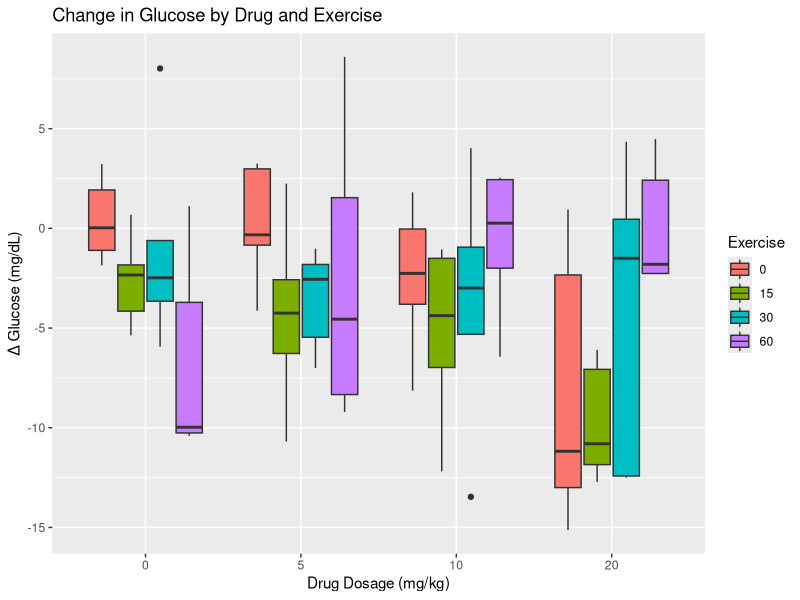
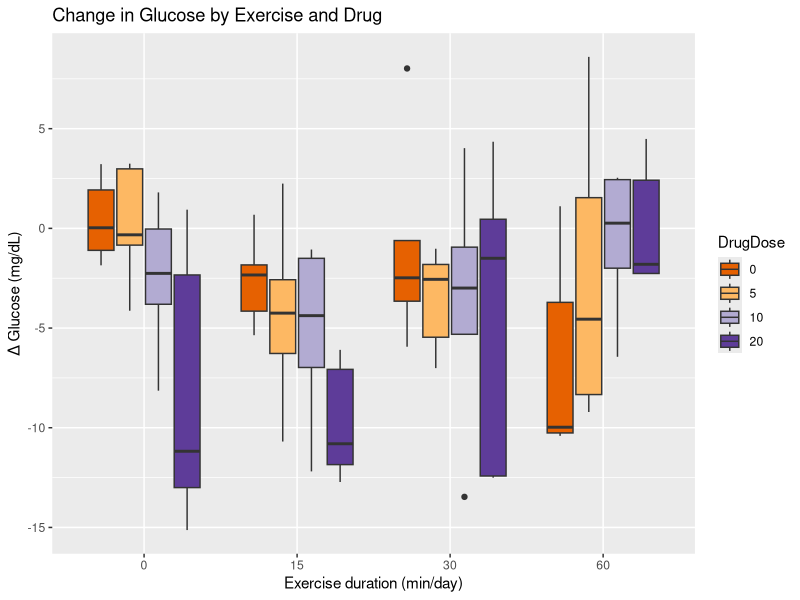
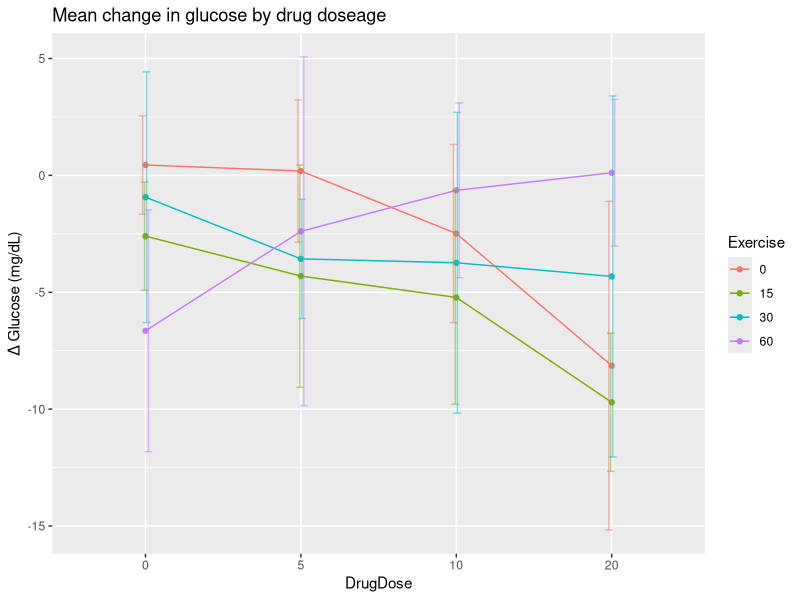
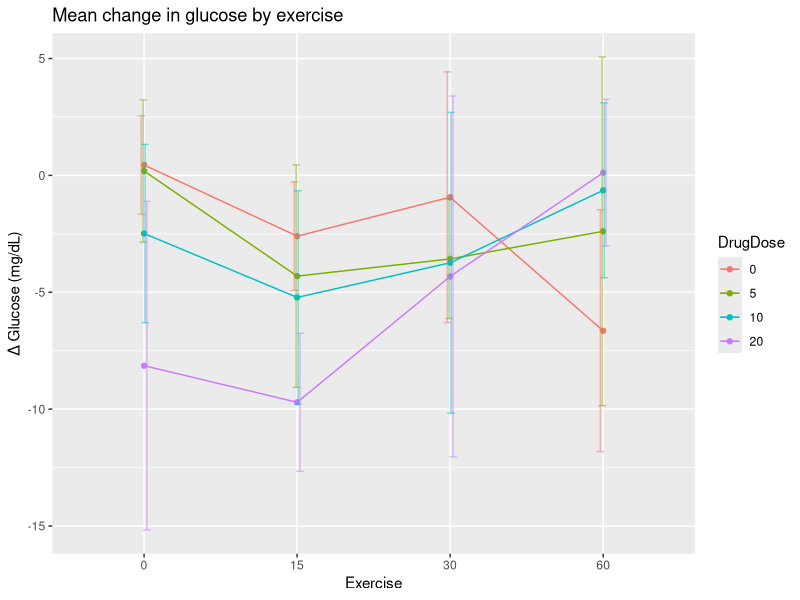
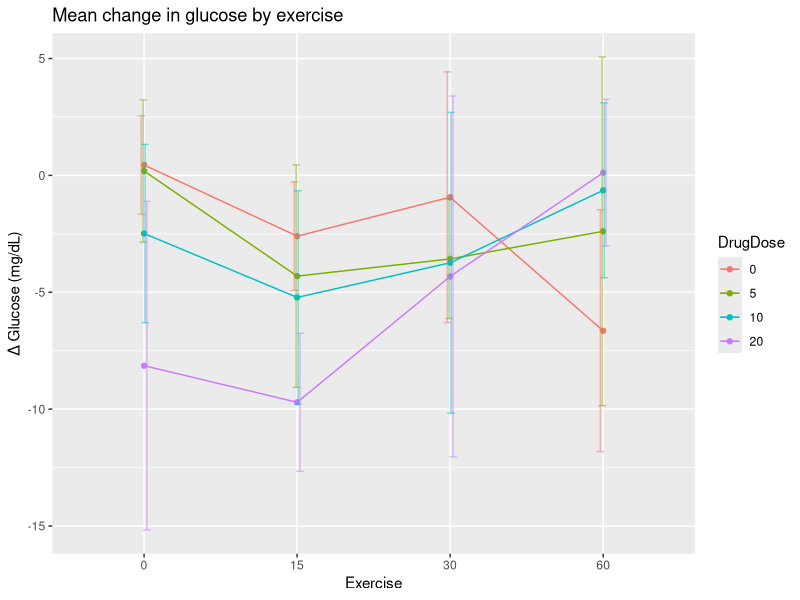

Reproduce these figures in R, in order.
## ---- chunk 1
library(tidyverse)
library(knitr)
library(kableExtra)
## ---- chunk 2
studyDesign <- tibble("Drug dosage (mg/kg)" = c("0 (control)", 10, 20),
                      "Exercise duration (min/day)" = c("0 (sedentary control)",
                                                        30, 60))
knitr::kable(studyDesign)
## ---- chunk 3
drugExercise <- read_csv("data/drugExercise.csv")
drugExercise$DrugDose <- as_factor(drugExercise$DrugDose)
drugExercise$Exercise <- as_factor(drugExercise$Exercise)
head(drugExercise)
## ---- chunk 4
meansSD <- drugExercise %>%
  group_by(Exercise, DrugDose) %>%
  summarise(meanChange = round(mean(Delta), 3),
            stDev = sd(Delta))
meansSD
## ---- chunk 5
ggplot(drugExercise, aes(x = DrugDose, y = Delta, fill = Exercise)) +
  geom_boxplot() +
  labs(title = "Change in Glucose by Drug and Exercise",
       y = "Δ Glucose (mg/dL)", x = "Drug Dosage (mg/kg)")
## ---- chunk 6
ggplot(drugExercise, aes(x = Exercise, y = Delta, fill = DrugDose)) +
  geom_boxplot() +
  labs(title = "Change in Glucose by Exercise and Drug",
       y = "Δ Glucose (mg/dL)", x = "Exercise duration (min/day)") +
  scale_fill_brewer(palette = "PuOr") # use a different color palette
## ---- chunk 7
text_tbl <- data.frame('source of variation' = c('treatment 1', 
                                                 'treatment 2',
                                                 'interaction',
                                                 'error'),
                       'Df' = c("$k_1 - 1$",
                                "$k_2 - 1$",
                                "$(k_1 - 1) * (k_2 - 1)$",
                                "$k_1 * k_2 * (n - 1)$"), 
                       'Sum Sq', 
                       'Mean Sq=Sum Sq/Df',
                       'F value',
                       'prob(>F)'
                       )
colnames(text_tbl) = c('source of variation', 'Df', 'Sum Sq', 
                       'Mean Sq=Sum Sq/Df', 'F value', 'prob(>F)')
kable(text_tbl,
      caption = 'ANOVA Table for Completely Randomized Design with Two or More Treatment Factors') 
## ---- chunk 8
ggplot(meansSD, aes(x=DrugDose, y=meanChange, group=Exercise, color=Exercise)) + 
    geom_line() +
    geom_point() +
    geom_errorbar(aes(ymin=meanChange-stDev, ymax=meanChange+stDev), width=.2,
                  position=position_dodge(0.05), alpha=.5) +
  labs(y = "Δ Glucose (mg/dL)",
       title = "Mean change in glucose by drug doseage") 
       
ggplot(meansSD, aes(x=Exercise, y=meanChange, group=DrugDose, color=DrugDose)) + 
    geom_line() +
    geom_point() +
    geom_errorbar(aes(ymin=meanChange-stDev, ymax=meanChange+stDev), width=.2,
                  position=position_dodge(0.05), alpha=.5) +
  labs(y = "Δ Glucose (mg/dL)",
       title = "Mean change in glucose by exercise") 
## ---- chunk 9
ggplot(meansSD, aes(x=Exercise, y=meanChange, group=DrugDose, color=DrugDose)) + 
    geom_line() +
    geom_point() +
    geom_errorbar(aes(ymin=meanChange-stDev, ymax=meanChange+stDev), width=.2,
                  position=position_dodge(0.05), alpha=.5) +
  labs(y = "Δ Glucose (mg/dL)",
       title = "Mean change in glucose by exercise") 
## ---- chunk 10
# DrugDose*Exercise is the interaction
# main effects (DrugDose and Exercise separately) are included
anova(lm(Delta ~ DrugDose*Exercise, 
         data = drugExercise))
